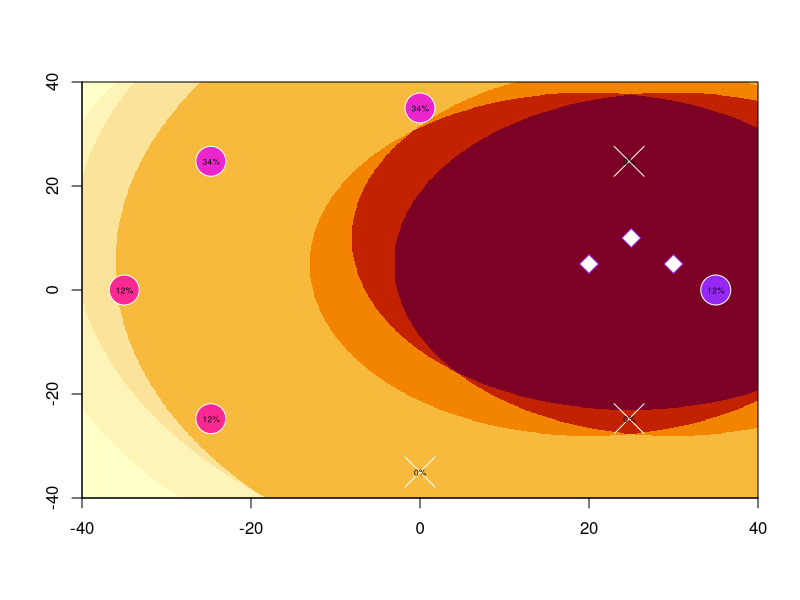

Recreate this plot in R.
# defaults
# default energy by resonator level
res.defaultenergy <- c(1000, 1500, 2000, 2500, 3000, 4000, 5000, 6000)
# resonator colours, by level (stolen from IPAS)
res.colors = c("#fece5a", "#ffa630", "#ff7315", "#e40000", "#fd2992", "#eb26cd", "#c124e0", "#9627f4")

# input data

# ALL L1, 35m distance
# level, 1-8
#res.level <- rep(1, 8)
# distance from portal center, in m, 1-40
#res.distance <- rep(35, 8)

# LAZY LOADING, 1xL8 PLAYER, 35M DIST
res.level <- c(8,7,6,6,5,5,4,4)
res.distance <- rep(35, 8)

# HIGHEST RES PLACED ADJACENT TO LOWEST NEIGHBORS, 1xL8, 35m
#res.level <- c(8,4,6,5,7,5,6,4)
#res.distance <- rep(35, 8)

# STREET PORTAL STRATEGY, traffic from the west
#res.level <- c(5,4,4,5,6,7,8,6)
#res.distance <- c(35, 35, 35, 35, 35, 5, 1, 5)

# remaining energy (initialise to 100%)
res.energy <- res.defaultenergy[res.level]

# BURSTERS
# 7,6,5 travelling west-to-east
#bursters.levels = c(7,6,5)
#bursters.x = c(-40, -20,  0)
#bursters.y = c(-5,   -5, -5)

# 8s in the center (the last param in rep is the number of bursters, e.g. 5)
#bursters.levels = rep(8, 5)
#bursters.x = rep(0, 5)
#bursters.y = rep(0, 5)

# burster placement that matches the lazy loading res arrangement (i.e. an 8 burster at 35m E, 7 at 35m NE, etc)
#bursters.levels = c(8,7,6,6,5,5,4,4)
#bursters.x = c(35, 25, 0,  -25, -35, -25, 0,   25)
#bursters.y = c(0,  25, 35, 25,  0,   -25, -35, -25)

# 3x8s over the eastern side
bursters.levels = c(8,8,8)
bursters.x = c(30, 25, 20)
bursters.y = c(5,  10,  5)

# no bursters, just show the resonators
#bursters.levels = c()
#bursters.x = c()
#bursters.y = c()


bursters.col = res.colors[bursters.levels]

# functions
res.getx = function (distance, index) {
  # angle is in radians, index 0 = EAST, rotating CCW
  angle = (index - 1) * pi / 4
  cos(angle) * distance
}
res.gety = function (distance, index) {
  # angle is in radians, index 0 = EAST, rotating CCW
  angle = (index - 1) * pi / 4
  sin(angle) * distance
}


burster.max_range = c(42, 48, 58, 72, 90, 112, 138, 168)
burster.gr_steps = c(8, 9, 11, 14, 18, 22, 27, 33)
burster.base_damage = c(136, 224, 408, 630, 855, 1072, 1350, 1755)
# (x,y): co-ordinate for which to calculate damage
# bl: level of burster being fired
# (bx,by): co-ordinate of burster being fired
graphracer <- function (x,y,bl,bx,by) {
  dist = sqrt((bx-x)^2 + (by-y)^2)
  if (dist > burster.max_range[bl])
    0
  else {
    step = burster.gr_steps[bl]
    circle = floor(dist / step)
    dmg = burster.base_damage[bl] / (2 ^ circle)
    dmg = max(c(0, dmg))
    round(dmg)
  }
}

damage_func = graphracer

# plot the background; burster damage

# matrix & picture of burster damage
# 800x800 matrix for -40.0 to +40.0 w/0.1 increment steps
dmg_matrix <- matrix(0, 800, 800)
res.symbols = rep(21, 8)
res.energypct = rep(1, 8)
total_dmg = 0
if (length(bursters.levels > 0)) {
  for (i in 1:length(bursters.levels)) {
    for (x in -400:400) {
      for (y in -400:400) {
        dx = x / 10
        dy = y / 10
        dmg_matrix[x+400,y+400] = dmg_matrix[x+400,y+400] + 
          damage_func(dx,dy, bursters.levels[i], bursters.x[i],bursters.y[i])
      }
    }
  }
  image(dmg_matrix, frame.plot=F, axes=F)
  par(new=T) # persist previous image & draw over it

  # calculate damage on the actual resonators
  for (i in 1:8) {
    x = res.getx(res.distance[i], i)
    y = res.gety(res.distance[i], i)
    # pull damage from the matrix, capping out at the resonator's energy level
    dmg = min(dmg_matrix[round(x*10)+400,round(y*10)+400], res.energy[i])
    # update resonator energy level
    new_energy = res.energy[i] - dmg
    res.energypct[i] = paste(round((new_energy / res.energy[i]) * 100), "%", sep="")
    res.energy[i] = new_energy
    if (res.energy[i] == 0)
      res.symbols[i] = 4
    
    total_dmg = total_dmg + dmg
  }
}

# plot the resonators
par(pty="s") # keep the aspect ratio square
#plot(-40:40,-40:40,type="n",xaxs="i",yaxs="i") # draw an empty plot so we can get gridlines behind data points
#axis(1, pos=0, col="#aaaaaa", col.axis="#aaaaaa")
#axis(2, pos=0, las=2, col="#aaaaaa", col.axis="#aaaaaa")
#par(new=T)
plot(diag(sapply(res.distance, res.getx, 1:8)), diag(sapply(res.distance, res.gety, 1:8)), 
     ylim=c(-40, 40), xlim=c(-40,40), xlab="", ylab="", xaxs="i", yaxs="i",
     bg=res.colors[res.level], pch=res.symbols, cex=4, col="#ffffff")

# plot the bursters
points(bursters.x, bursters.y, pch=23, cex=2, col=bursters.col, bg=0)

# plot res %
if (length(bursters.levels) > 0) {
  text(diag(sapply(res.distance, res.getx, 1:8)), diag(sapply(res.distance, res.gety, 1:8)),
       res.energypct, cex=0.5)
}
